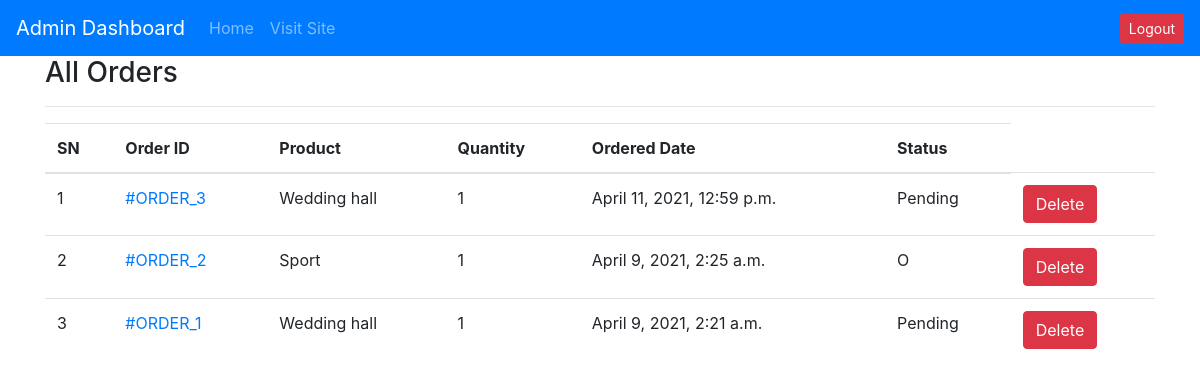
/admin-all-orders333333333/, run on an earlier commit of the app's database.
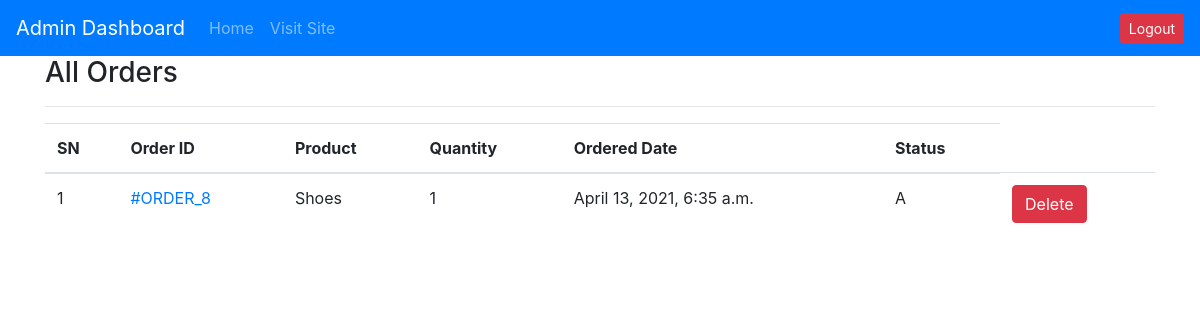
And on a later commit of the database.
### products/models.py (models this page shows, shortened)
class OrderPlaced(models.Model):
    user = models.ForeignKey(User, on_delete=models.CASCADE)
    customer = models.ForeignKey(Customer, on_delete=models.CASCADE)
    product = models.ForeignKey(Product, on_delete=models.CASCADE)
    quantity = models.PositiveIntegerField(default=1)
    ordered_date = models.DateTimeField(auto_now_add=True)
    status = models.CharField(
        max_length=50, choices=STATUS_CHOICES, default='Pending')

class Product(models.Model):
    title = models.CharField(max_length=100)
    Price = models.FloatField()
    Selling_Price= models.FloatField()
    Description = models.TextField()
    Manufacturer = models.CharField(max_length=100)
    category = models.CharField(choices=PASAL_CHOICES, max_length=2)
    Image = models.ImageField(upload_to='productimg')

### products/views.py (the view)
# urls.py: path("admin-all-orders333333333/", views.AdminOrderListView, name="adminorderlist"),
def AdminOrderListView(request):
    template_name = "admins/adminorderlist.html"
    allorders = OrderPlaced.objects.all().order_by("-id")
    customer=Customer.objects.all().order_by("-id")
    context={'allorders':allorders,"customer":customer}
    return render(request,template_name,context)

### admins/templates/admins/adminorderlist.html (shortened to what this page needs)
{% extends 'layout-admin.html' %}
{% load static %}
{% block content %}
<div class="container">
    <div class="row">
        <div class="col-md-12">
            <h3>All Orders</h3>
            <hr>
            <table class="table">
                <thead>
                    <tr>
                        <th>SN</th>
                        <th>Order ID </th>
                        <th>Product</th>
                        <th>Quantity</th>
                        <th>Ordered Date</th>
                        <th>Status</th>
                    </tr>
                </thead>
                <tbody>
                    {% for order in allorders %}
                    <tr>
                        <td>{{forloop.counter}}</td>
                        <td><a href="{% url 'adminorderdetail' order.id %}">#ORDER_{{order.id}}</a></td>
                        <td>{{order.product.title}}</td>
                        <td>{{order.quantity}}</td>
                        <td>{{order.ordered_date}}</td>
                        <td>{{order.status}}</td>
                        <td>
                            <form action="{% url 'deleteorder' order.id %}" method="POST" class="d-inline">
                                <input type="submit" value="Delete" class="btn btn-danger"
                                    onclick="return confirm('Are you sure want to delete order user?')" />
                            </form>
                        </td>
                    </tr>
                    {% endfor %}
                </tbody>
            </table>
        </div>
    </div>
</div>
{% endblock %}

What changed in the data, as far as the page shows it:
removed OrderPlaced: id "3", product "Wedding hall", quantity "1", ordered_date "April 11, 2021, 12:59 p.m.", status "Pending"
removed OrderPlaced: id "2", product "Sport", quantity "1", ordered_date "April 9, 2021, 2:25 a.m.", status "O"
removed OrderPlaced: id "1", product "Wedding hall", quantity "1", ordered_date "April 9, 2021, 2:21 a.m.", status "Pending"
added OrderPlaced: id "8", product "Shoes", quantity "1", ordered_date "April 13, 2021, 6:35 a.m.", status "A"
